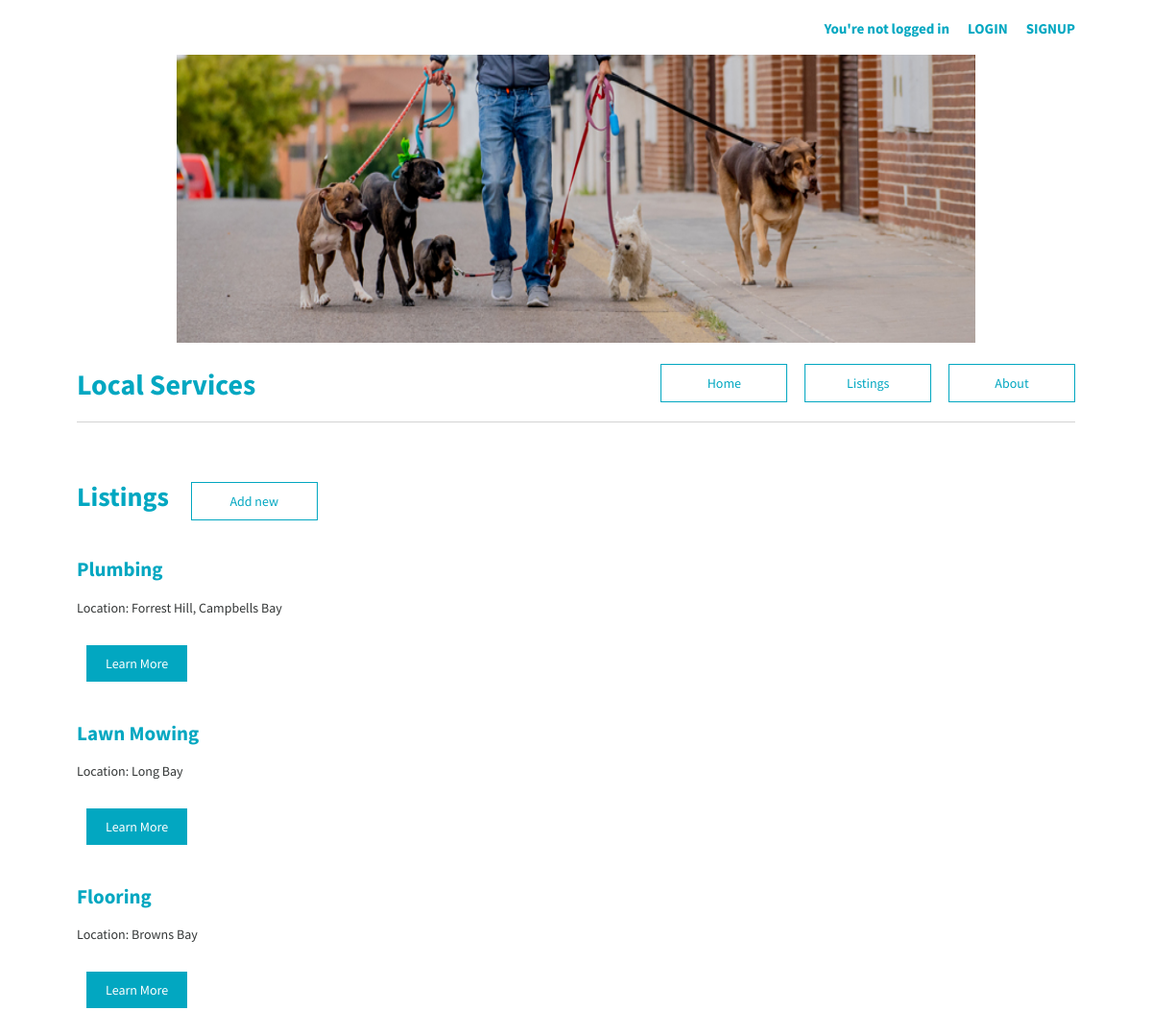
/classifieds/, run on the app's committed database.
### LocalServicesBoard/models.py (models this page shows, shortened)
class Classified (models.Model):
    title = models.CharField(max_length=100)
    body = models.TextField(max_length=300)
    area = models.TextField(max_length=50)
    author = models.ForeignKey(settings.AUTH_USER_MODEL, on_delete=models.CASCADE)
    phone = models.CharField (max_length=30, default="")
    date = models.DateTimeField(default=datetime.now, blank=True)

### LocalServicesBoard/views.py (the view)
# urls.py: path("classifieds/", ClassifiedsListView.as_view(), name = "classifieds"),
class ClassifiedsListView(ListView):
    model = Classified
    template_name = "classifieds.html"

### templates/classifieds.html
{% extends "base.html" %} {% block content %}
    <div class="listings">
        <h1>Listings</h1>
        <a href="{% url 'classified_new' %}" class = 'button-light no-margin'>Add new</a>
    </div>
{% for classified in classified_list %}
<div class="tour-entry">
    <h2>{{classified.title}}</h2>
    <p>Location: {{classified.area}}</p>
    <a href=" {% url 'classified_detail' classified.pk %} " class="button-dark" >Learn More</a>
</div>
{% endfor %}
{% endblock content %}

### static/css/base.css (style rules this page uses)
body { font-family: 'Source Sans Pro', sans-serif; font-size: 14px; text-decoration: none; margin: 20px 80px 20px 80px; }
.button-light, button { border: 1px solid #02A7C1; min-width: 90px; display: inline-block; text-align: center; padding: 10px 20px; margin-left: 15px; background-color: white; color: #02A7C1 !important; cursor: pointer; }
.button-dark { background-color: #02A7C1; color: white !important; padding: 10px 20px; }
.tour-entry { margin-bottom: 50px; }
.tour-entry h2 { color: #02A7C1; text-decoration: none; }
.tour-entry p { margin-bottom: 40px; }
p { color: #333636; margin-bottom: 5px; margin-top: 5px; }
h1 { font-weight: bold; color: #02A7C1; }
a { color: #02A7C1; text-decoration: none; margin-left: 10px; }
.no-margin, button { margin: 20px 0 !important; }
.listings h1 { display: inline-block; margin-right: 20px; }

### data on the page
Classified: title "Plumbing", area "Forrest Hill, Campbells Bay"
Classified: title "Lawn Mowing", area "Long Bay"
Classified: title "Flooring", area "Browns Bay"
